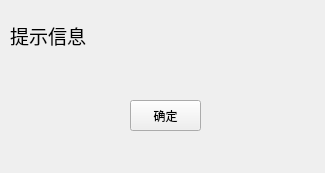
<?xml version="1.0" encoding="UTF-8"?>
<ui version="4.0">
 <class>Tips</class>
 <widget class="QWidget" name="Tips">
  <property name="geometry">
   <rect>
    <x>0</x>
    <y>0</y>
    <width>325</width>
    <height>173</height>
   </rect>
  </property>
  <property name="windowTitle">
   <string>Form</string>
  </property>
  <widget class="QLabel" name="label">
   <property name="geometry">
    <rect>
     <x>10</x>
     <y>0</y>
     <width>231</width>
     <height>71</height>
    </rect>
   </property>
   <property name="font">
    <font>
     <family>Agency FB</family>
     <pointsize>14</pointsize>
    </font>
   </property>
   <property name="text">
    <string>提示信息</string>
   </property>
  </widget>
  <widget class="QPushButton" name="pushButton">
   <property name="geometry">
    <rect>
     <x>130</x>
     <y>100</y>
     <width>71</width>
     <height>31</height>
    </rect>
   </property>
   <property name="mouseTracking">
    <bool>false</bool>
   </property>
   <property name="text">
    <string>确定</string>
   </property>
  </widget>
 </widget>
 <resources/>
 <connections/>
</ui>
